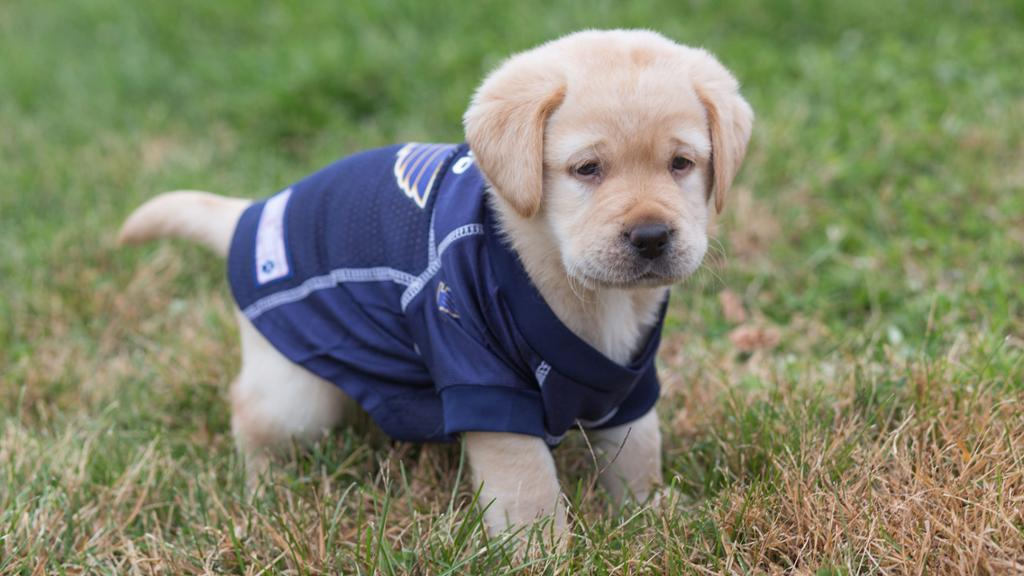
#> input picture dog.jpg, 1024 x 576 px
$ python cv2_python.py
#> lines starting #> are read from the running program, lines starting #| are printed output that depends on the picture
import numpy as np
import cv2

# Reading a color Image
img = cv2.imread('dog.jpg', 1)
#> img is the input picture: shape (576, 1024, 3); mean B, G, R 104.5, 129.7, 125.2
img1 = cv2.imread('dog.jpg', 0)
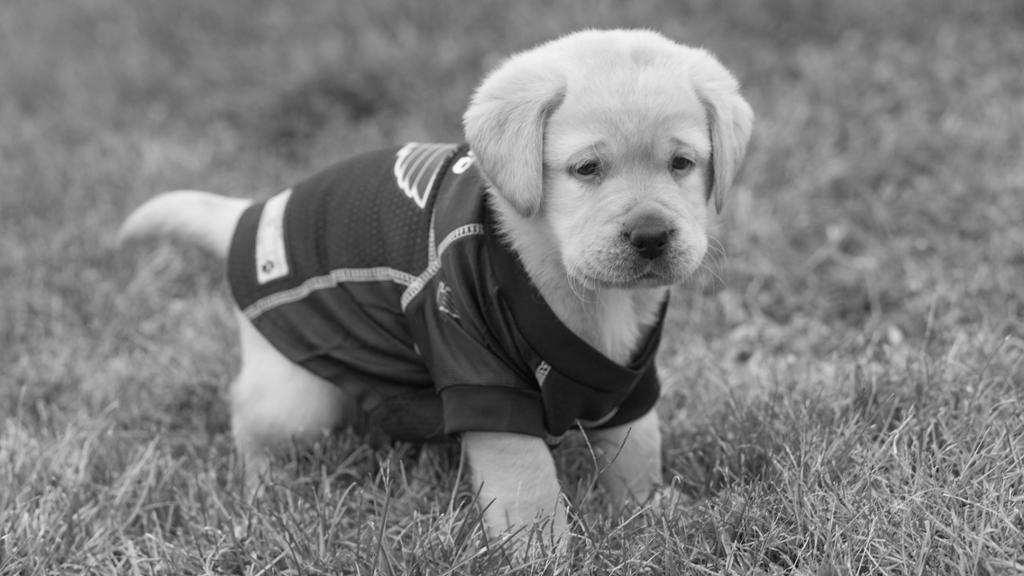
#> img1: shape (576, 1024); min 3, max 255, mean 125.5

# cv2.imshow('Image represented here', img)
cv2.imshow('Image represented here', img1)

cv2.imwrite('Dog_BW.png', img1)
cv2.waitKey(0)
cv2.destroyAllWindows()
